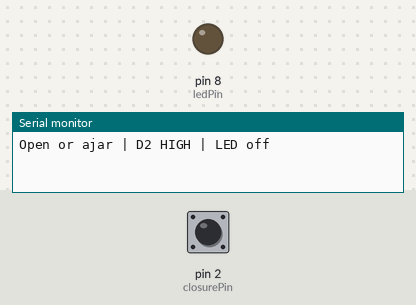
A sketch run on a simulated Arduino Uno, built with avr-gcc and run on an emulated ATmega328P. Parts: output pins drawn as LEDs (lit = HIGH), the last lines printed to the serial monitor. The inputs (shaded band) are chosen by the test bench; at power-on: pin 2 (closurePin) HIGH.

Above: at 1.2 s.
1.3 s: pin 2 (closurePin) pulled LOW for 0.15 s
At 1.39 s:
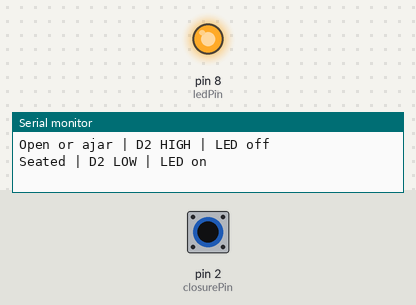
2.9 s: pin 2 (closurePin) pulled LOW for 3.2 s
At 6.9 s:
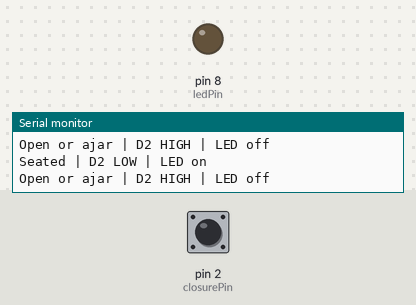
Timing chart, 0 to 8.4 s (numbered marks = the images above; inputs shaded):
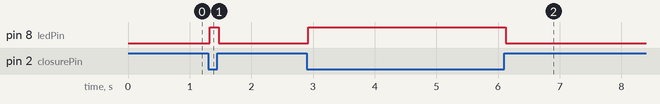

The sketch:

drawer_closed_indicator.ino
```cpp
// Drawer closed indicator · Arduino Uno R3 and roller-lever switch.
constexpr byte closurePin = 2;
constexpr byte ledPin = 8;
constexpr unsigned long debounceMs = 25;

bool raw = HIGH;
bool stable = HIGH;
unsigned long changedAt = 0;

void setup() {
  pinMode(closurePin, INPUT_PULLUP);
  pinMode(ledPin, OUTPUT);
  digitalWrite(ledPin, LOW);
  Serial.begin(115200);
  Serial.println(F("Open or ajar | D2 HIGH | LED off"));
}

void loop() {
  const bool sample = digitalRead(closurePin);
  const unsigned long now = millis();
  if (sample != raw) {
    raw = sample;
    changedAt = now;
  }

  if (raw == stable || now - changedAt < debounceMs) return;
  stable = raw;
  digitalWrite(ledPin, stable == LOW ? HIGH : LOW);
  if (stable == LOW) Serial.println(F("Seated | D2 LOW | LED on"));
  else Serial.println(F("Open or ajar | D2 HIGH | LED off"));
}
```

Measured:
- after the input at 1.3 s, pin 8 (ledPin): LOW → HIGH at once, → LOW 0.15 s later
- after the input at 2.9 s, pin 8 (ledPin): LOW → HIGH at once, → LOW 3.2 s later
